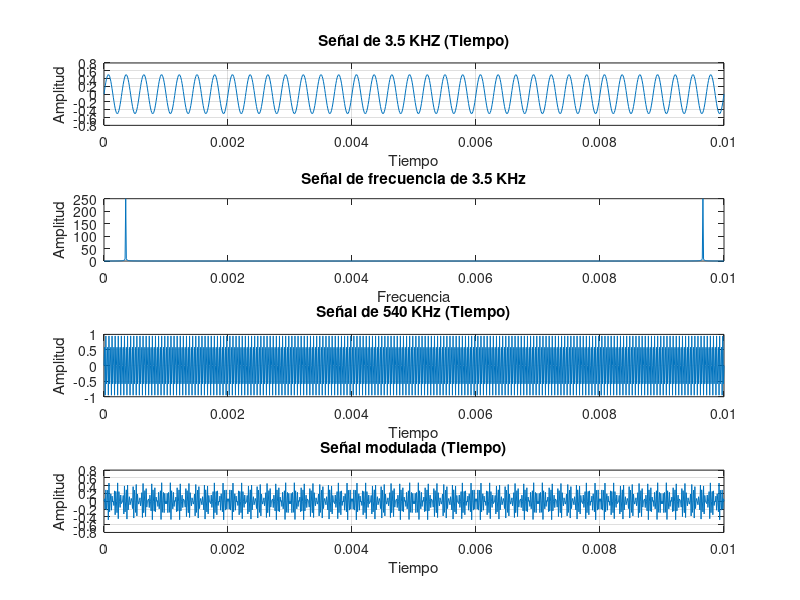

Recreate this plot in MATLAB.
t = 0:0.00001:0.01;
% Señal de frecuencia de 3.5 KHz (Tiempo)
Sm = 0.5*sin(2*pi*3500*t);
subplot(4, 1, 1);
plot(t, Sm);
xlabel("Tiempo");   
ylabel("Amplitud");
title("Señal de 3.5 KHZ (Tiempo)");
grid on;

% Señal de frecuencia de 3.5 KHz (Frecuencia)
Smf = fft(Sm);
subplot(4, 1, 2);
plot(t, abs(Smf));
xlabel("Frecuencia");
ylabel("Amplitud");
title("Señal de frecuencia de 3.5 KHz");


% Señal de frecuencia de 540 KHz (Tiempo)
St = sin(2*pi*540000*t);
subplot(4, 1, 3);
plot(t, St);
xlabel("Tiempo");
ylabel("Amplitud");
title("Señal de 540 KHz (Tiempo)");
grid on;

% Señal modulada (Tiempo)
Sam = St.*Sm;
subplot(4, 1, 4);
plot(t, Sam);
xlabel("Tiempo");
ylabel("Amplitud");
title("Señal modulada (Tiempo)");
grid on;
